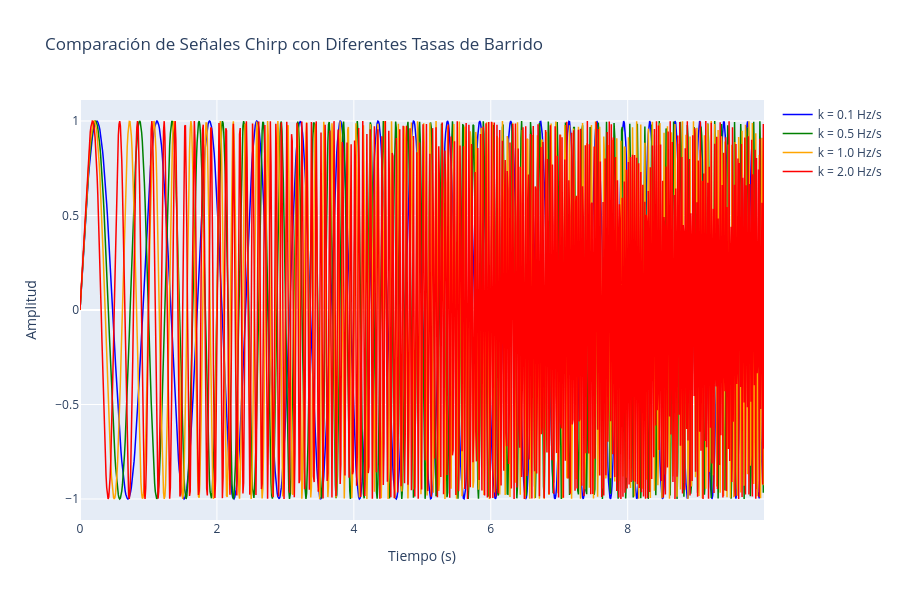

The notebook cell saved with this chart:
### Markdown cell above
## Ejemplos de Uso

A continuación se muestran varios ejemplos de cómo usar la función con diferentes parámetros para evaluar el comportamiento de EMD con señales chirp.

### Code cell
# Generar múltiples señales con diferentes tasas de barrido
tasas_barrido = [0.1, 0.5, 1.0, 2.0]
colores = ['blue', 'green', 'orange', 'red']
nombres = [f'k = {k} Hz/s' for k in tasas_barrido]

fig = go.Figure()

for k, color, nombre in zip(tasas_barrido, colores, nombres):
    t, señal = generar_senal_chirp(
        f0=1.0,
        k=k,
        duracion=10.0,
        frecuencia_muestreo=1000.0
    )
    
    # Mostrar solo una porción para mejor visualización
    indices = slice(0, len(t), 10)  # Submuestrear para visualización
    
    fig.add_trace(
        go.Scatter(
            x=t[indices],
            y=señal[indices],
            mode='lines',
            name=nombre,
            line=dict(color=color, width=1.5)
        )
    )

fig.update_layout(
    title='Comparación de Señales Chirp con Diferentes Tasas de Barrido',
    xaxis_title='Tiempo (s)',
    yaxis_title='Amplitud',
    height=600,
    hovermode='x unified'
)

fig.show()

### Figure 1 — Plotly figure (JSON) as saved in the notebook; plotly's stock layout.template omitted (floating-point values rounded to 4 significant figures; data arrays with more than 128 entries replaced by an {"elided": "..."} marker saying what was removed)
{"data": [{"line": {"color": "blue", "width": 1.5}, "mode": "lines", "name": "k = 0.1 Hz/s", "type": "scatter", "x": {"elided": "1000 float values"}, "y": {"elided": "1000 float values"}}, {"line": {"color": "green", "width": 1.5}, "mode": "lines", "name": "k = 0.5 Hz/s", "type": "scatter", "x": {"elided": "1000 float values"}, "y": {"elided": "1000 float values"}}, {"line": {"color": "orange", "width": 1.5}, "mode": "lines", "name": "k = 1.0 Hz/s", "type": "scatter", "x": {"elided": "1000 float values"}, "y": {"elided": "1000 float values"}}, {"line": {"color": "red", "width": 1.5}, "mode": "lines", "name": "k = 2.0 Hz/s", "type": "scatter", "x": {"elided": "1000 float values"}, "y": {"elided": "1000 float values"}}], "layout": {"height": 600, "hovermode": "x unified", "title": {"text": "Comparación de Señales Chirp con Diferentes Tasas de Barrido"}, "xaxis": {"title": {"text": "Tiempo (s)"}}, "yaxis": {"title": {"text": "Amplitud"}}}}
